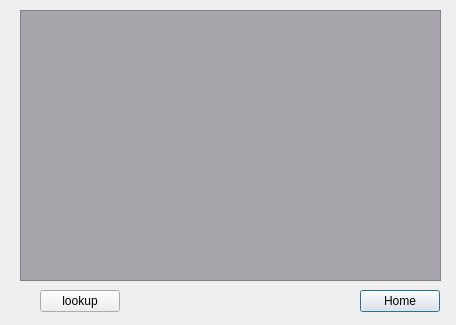
<?xml version="1.0" encoding="UTF-8"?>
<ui version="4.0">
 <class>LookupPage</class>
 <widget class="QDialog" name="LookupPage">
  <property name="geometry">
   <rect>
    <x>0</x>
    <y>0</y>
    <width>456</width>
    <height>325</height>
   </rect>
  </property>
  <property name="windowTitle">
   <string>Dialog</string>
  </property>
  <widget class="QPushButton" name="HomeButtonL">
   <property name="geometry">
    <rect>
     <x>360</x>
     <y>290</y>
     <width>80</width>
     <height>22</height>
    </rect>
   </property>
   <property name="text">
    <string>Home</string>
   </property>
  </widget>
  <widget class="QTextBrowser" name="ResultText">
   <property name="geometry">
    <rect>
     <x>20</x>
     <y>10</y>
     <width>421</width>
     <height>271</height>
    </rect>
   </property>
   <property name="styleSheet">
    <string notr="true">background-color: rgb(168, 165, 173);</string>
   </property>
  </widget>
  <widget class="QPushButton" name="pushButton">
   <property name="geometry">
    <rect>
     <x>40</x>
     <y>290</y>
     <width>80</width>
     <height>22</height>
    </rect>
   </property>
   <property name="text">
    <string>lookup</string>
   </property>
  </widget>
 </widget>
 <resources/>
 <connections>
  <connection>
   <sender>HomeButtonL</sender>
   <signal>clicked()</signal>
   <receiver>LookupPage</receiver>
   <slot>reject()</slot>
   <hints>
    <hint type="sourcelabel">
     <x>366</x>
     <y>302</y>
    </hint>
    <hint type="destinationlabel">
     <x>229</x>
     <y>325</y>
    </hint>
   </hints>
  </connection>
 </connections>
</ui>
